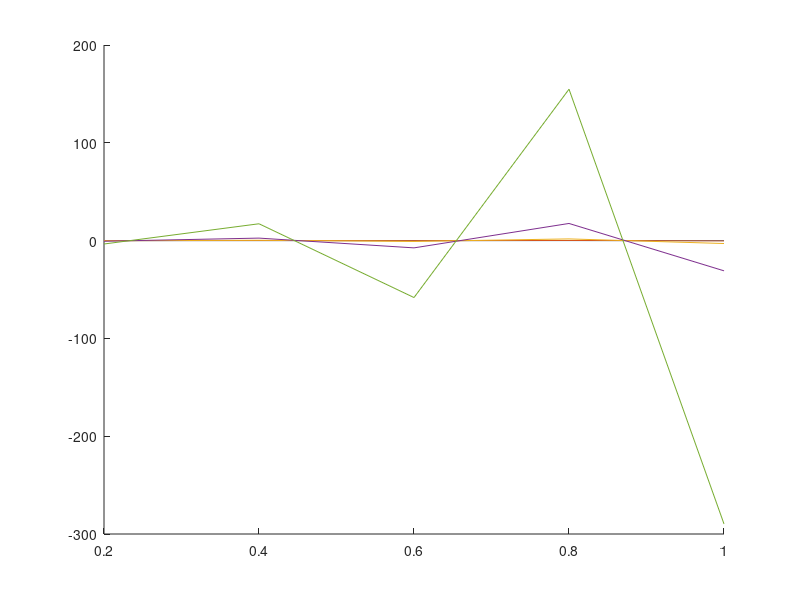

Recreate this plot in MATLAB.
%Ejercicio 2;

clear all; close all;

cantElementos   = 5;
tiempoDesde     = 0;
tiempoHasta     = 0.01;
cantPasosTiempo = 5;
deltaT          = (tiempoHasta - tiempoDesde)/cantPasosTiempo;
longitud        = 1;
deltaX          = longitud/cantElementos;
x               = 0:deltaX:longitud;
t               = tiempoDesde:deltaT:tiempoHasta;

velocidad           = 100; %(100;0;0)
coefConductividad   = 1; %escalar, constante
fuente              = 1; %escalar, constante

condBordeIzquierdoDirichlet  = 0;
condBordeDerechoNeumann      = 1;


K = zeros(cantElementos,cantElementos);
a = zeros(cantElementos,1);
phiAnterior = zeros(cantElementos,1);
%phiActual   = zeros(cantElementos,1);

%K es constante, solo hay que llenarla una ves, lo que varia es b

K(1,1) = -deltaX/deltaT + 3*coefConductividad/2/deltaX + velocidad/2; 
K(1,2) = -coefConductividad/deltaX/2;
a(1)   = fuente*deltaX - phiAnterior(1)*deltaX/deltaT + 1/2*velocidad*condBordeIzquierdoDirichlet + coefConductividad/deltaX*condBordeIzquierdoDirichlet + 1/2*(velocidad*condBordeIzquierdoDirichlet - 2*coefConductividad/deltaX*(phiAnterior(1) - condBordeIzquierdoDirichlet)) - 1/2*(velocidad*phiAnterior(1) - coefConductividad/deltaX*(phiAnterior(2) - phiAnterior(1)));

for j = 2:cantElementos-1
   K(j,j-1) = -velocidad/2 - coefConductividad/2/deltaX;
   K(j,j)   = -deltaX/deltaT + coefConductividad/deltaX + velocidad/2;
   K(j,j+1) = -coefConductividad/2/deltaX;
   a(j)     = fuente*deltaX - phiAnterior(j)*deltaX/deltaT + 1/2*(velocidad*phiAnterior(j-1) - coefConductividad/deltaX*(phiAnterior(j) - phiAnterior(j-1))) - 1/2*(velocidad*phiAnterior(j) - coefConductividad/deltaX*(phiAnterior(j+1) - phiAnterior(j)));
end

K(cantElementos,cantElementos-1) = - velocidad/2 - coefConductividad/2/deltaX;
K(cantElementos,cantElementos)   = -deltaX/deltaT + velocidad/2 + coefConductividad/2/deltaX;
a(cantElementos)                 = fuente*deltaX - phiAnterior(end)*deltaX/deltaT + coefConductividad/2*condBordeDerechoNeumann + 1/2*(velocidad*phiAnterior(end-1) - coefConductividad/deltaX*(phiAnterior(end)-phiAnterior(end-1))) - 1/2*(velocidad*phiAnterior(end) - coefConductividad*condBordeDerechoNeumann);
phiActual = K\a;

hold on;

plot(x(2:end),phiActual);
pause(0.8);
phiAnterior = phiActual;

for n = 2:cantPasosTiempo
    a(1)                = fuente*deltaX - phiAnterior(1)*deltaX/deltaT + 1/2*velocidad*condBordeIzquierdoDirichlet + coefConductividad/deltaX*condBordeIzquierdoDirichlet + 1/2*(velocidad*condBordeIzquierdoDirichlet - 2*coefConductividad/deltaX*(phiAnterior(1) - condBordeIzquierdoDirichlet)) - 1/2*(velocidad*phiAnterior(1) - coefConductividad/deltaX*(phiAnterior(2) - phiAnterior(1)));
    for j = 2:cantElementos-1
        a(j)            = fuente*deltaX - phiAnterior(j)*deltaX/deltaT + 1/2*(velocidad*phiAnterior(j-1) - coefConductividad/deltaX*(phiAnterior(j) - phiAnterior(j-1))) - 1/2*(velocidad*phiAnterior(j) - coefConductividad/deltaX*(phiAnterior(j+1) - phiAnterior(j)));
    end
    a(cantElementos)    = fuente*deltaX - phiAnterior(end)*deltaX/deltaT + coefConductividad/2*condBordeDerechoNeumann + 1/2*(velocidad*phiAnterior(end-1) - coefConductividad/deltaX*(phiAnterior(end)-phiAnterior(end-1))) - 1/2*(velocidad*phiAnterior(end) - coefConductividad*condBordeDerechoNeumann);
    
    phiActual = K\a;
    plot(x(2:end),phiActual);
    phiAnterior = phiActual;
    pause(0.15);
end
